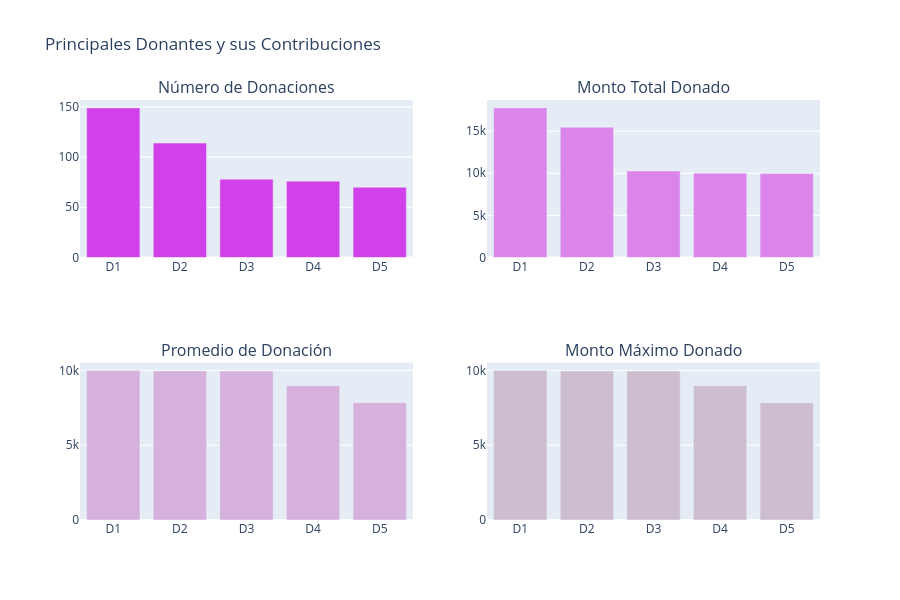

The notebook cell this image was saved under:
### Markdown cell above
> - **Principales proyectos**  
> - En la historia de DonorsChoose, diferentes proyectos recibieron un número variable de donaciones, que van desde tan solo 1 hasta un máximo de 800. El número máximo de donaciones realizadas en un solo proyecto es igual a 863. Este fue un proyecto liderado por un maestro y su título fue "**Vallecito StandUpKids Pilot Standing School!**" (como se muestra como Pa1 en el primer gráfico). Se financió un monto total de **108,248.30 USD** en este proyecto y fue financiado en su totalidad el 26 de agosto de 2015.    
> - Hay otros tres proyectos con un número muy grande de donaciones (mayor a 600) 
> - En noviembre de 2016, se inició un proyecto titulado "**Varsity and After-School Fencing Teams in NYC**" (como se muestra como Pc1 en el segundo gráfico) y hubo un total de 18 donaciones. Este proyecto tuvo el mayor monto promedio por donante igual a **1,850 USD**  
> - En el proyecto titulado "**Learning to Play While Playing to Learn!**" (como se muestra como Pd1 en el cuarto gráfico), se realizó la donación única máxima igual a **60,000 USD**, la cual es la mayor cantidad de donación única en la historia de DonorsChoose.  

## <a id="3.3"> 3.3 ¿Quiénes son los principales donantes? </a>

Identifiquemos a los donantes que realizaron algunas de las principales contribuciones y sus valores. Es decir: 
- 3.3.1 Donantes que han realizado el mayor número de donaciones  
- 3.3.2 Donantes que han financiado los mayores montos totales   
- 3.3.3 Donantes que financian los mayores montos promedio en donaciones únicas  
- 3.3.4 Donantes que han financiado el mayor monto único donado

### Code cell
import plotly.graph_objs as go
from plotly import tools
from plotly.offline import iplot

# Calcular estadísticas por donante
tempdf = donations_df.groupby('Donor ID').agg({
    'Donor ID': 'count', 
    'Donation Amount': 'sum'
}).rename(columns={
    'Donor ID': "Total Donations", 
    'Donation Amount': "Total Amount"
}).reset_index()

tempdf['Average Donation Amount'] = tempdf['Total Amount'] / tempdf['Total Donations']

# Top 5 donantes por número de donaciones
tempdf1 = tempdf.sort_values(by=['Total Donations'], ascending=[False])
x = tempdf1.head(5)['Donor ID']
x = ["D"+str(i+1) for i in range(len(x))]
y = tempdf1.head(5)['Total Donations']
tr1 = go.Bar(x=x, y=y, marker=dict(color='#d141ea'))

# Top 5 donantes por monto total
tempdf1 = tempdf.sort_values(by=['Total Amount'], ascending=[False])
x = tempdf1.head(5)['Donor ID']
x = ["D"+str(i+1) for i in range(len(x))]
y = tempdf1.head(5)['Total Amount']
tr2 = go.Bar(x=x, y=y, marker=dict(color='#db85ea'))

# Top 5 donantes por promedio de donación
tempdf1 = tempdf.sort_values(by=['Average Donation Amount'], ascending=[False])
x = tempdf1.head(5)['Donor ID']
x = ["D"+str(i+1) for i in range(len(x))]
y = tempdf1.head(5)['Average Donation Amount']
tr3 = go.Bar(x=x, y=y, marker=dict(color='#d5b1db'))

# Top 5 donantes por donación máxima
tempdf = donations_df.groupby('Donor ID').agg({
    'Donor ID': 'count', 
    'Donation Amount': 'max'
}).rename(columns={
    'Donor ID': "Total Donations", 
    'Donation Amount': "Maximum Donations"
}).reset_index()

tempdf1 = tempdf.sort_values(by=['Maximum Donations'], ascending=[False])
x = tempdf1.head(5)['Donor ID']
x = ["D"+str(i+1) for i in range(len(x))]
y = tempdf1.head(5)['Maximum Donations']
tr4 = go.Bar(x=x, y=y, marker=dict(color='#ccbece'))

# Crear subplots con títulos en español
fig = tools.make_subplots(
    rows=2, 
    cols=2, 
    print_grid=False, 
    subplot_titles=[
        'Número de Donaciones',
        'Monto Total Donado',
        'Promedio de Donación',
        'Monto Máximo Donado'
    ]
)

fig.append_trace(tr1, 1, 1)
fig.append_trace(tr2, 1, 2)
fig.append_trace(tr3, 2, 1)
fig.append_trace(tr4, 2, 2)

# Actualizar layout con título en español
fig['layout'].update(
    height=600, 
    showlegend=False, 
    title='Principales Donantes y sus Contribuciones'
)

iplot(fig)

### Figure 1 — Plotly figure (JSON) as saved in the notebook; plotly's stock layout.template omitted (floating-point values rounded to 4 significant figures)
{"data": [{"marker": {"color": "#d141ea"}, "type": "bar", "x": ["D1", "D2", "D3", "D4", "D5"], "xaxis": "x", "y": [149, 114, 78, 76, 70], "yaxis": "y"}, {"marker": {"color": "#db85ea"}, "type": "bar", "x": ["D1", "D2", "D3", "D4", "D5"], "xaxis": "x2", "y": [17770.0, 15470.0, 10280.0, 10000.0, 9965.0], "yaxis": "y2"}, {"marker": {"color": "#d5b1db"}, "type": "bar", "x": ["D1", "D2", "D3", "D4", "D5"], "xaxis": "x3", "y": [10000.0, 9965.0, 9954.0, 8973.0, 7840.0], "yaxis": "y3"}, {"marker": {"color": "#ccbece"}, "type": "bar", "x": ["D1", "D2", "D3", "D4", "D5"], "xaxis": "x4", "y": [10000.0, 9965.0, 9954.0, 8973.0, 7840.0], "yaxis": "y4"}], "layout": {"annotations": [{"font": {"size": 16}, "showarrow": false, "text": "Número de Donaciones", "x": 0.225, "xanchor": "center", "xref": "paper", "y": 1, "yanchor": "bottom", "yref": "paper"}, {"font": {"size": 16}, "showarrow": false, "text": "Monto Total Donado", "x": 0.775, "xanchor": "center", "xref": "paper", "y": 1, "yanchor": "bottom", "yref": "paper"}, {"font": {"size": 16}, "showarrow": false, "text": "Promedio de Donación", "x": 0.225, "xanchor": "center", "xref": "paper", "y": 0.375, "yanchor": "bottom", "yref": "paper"}, {"font": {"size": 16}, "showarrow": false, "text": "Monto Máximo Donado", "x": 0.775, "xanchor": "center", "xref": "paper", "y": 0.375, "yanchor": "bottom", "yref": "paper"}], "height": 600, "showlegend": false, "title": {"text": "Principales Donantes y sus Contribuciones"}, "xaxis": {"anchor": "y", "domain": [0, 0.45]}, "xaxis2": {"anchor": "y2", "domain": [0.55, 1]}, "xaxis3": {"anchor": "y3", "domain": [0, 0.45]}, "xaxis4": {"anchor": "y4", "domain": [0.55, 1]}, "yaxis": {"anchor": "x", "domain": [0.625, 1]}, "yaxis2": {"anchor": "x2", "domain": [0.625, 1]}, "yaxis3": {"anchor": "x3", "domain": [0, 0.375]}, "yaxis4": {"anchor": "x4", "domain": [0, 0.375]}}}
